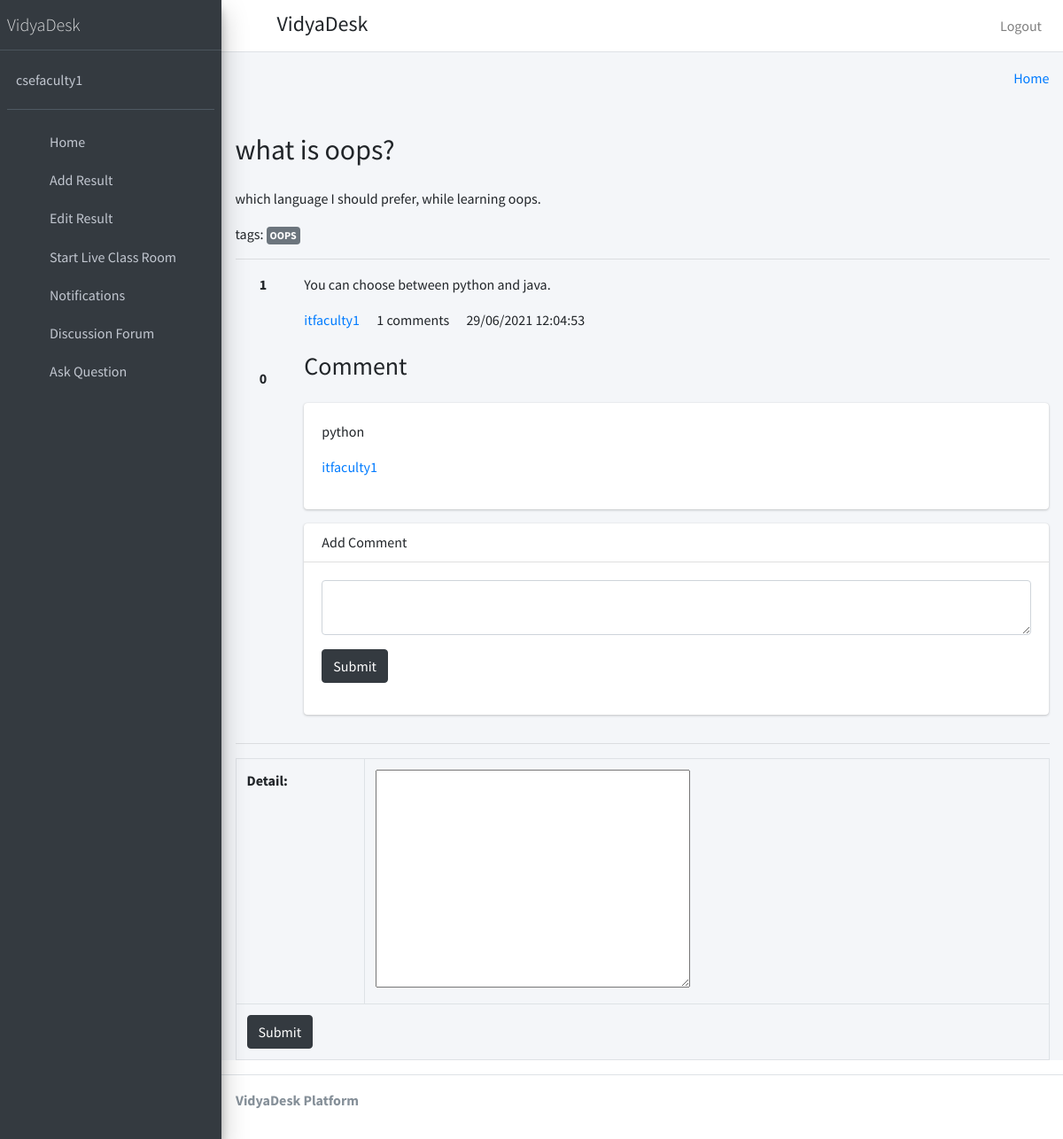
Screenshot of /detail/1 (signed in) with the database file from the repository.
### student_management_app/models.py (models this page shows, shortened)
class CustomUser(AbstractUser):
    user_type_data=((1,"HOD"),(2,"Staff"),(3,"Student"))
    user_type=models.CharField(default=1,choices=user_type_data,max_length=10)

class Question(models.Model):
    user=models.ForeignKey(CustomUser,on_delete=models.CASCADE)
    title=models.CharField(max_length=300)
    detail=models.TextField()
    tags=models.TextField(default='')

class Answer(models.Model):
    question=models.ForeignKey(Question,on_delete=models.CASCADE)
    user=models.ForeignKey(CustomUser,on_delete=models.CASCADE)
    detail=models.TextField()
    add_time=models.DateTimeField(auto_now_add=True)

class Comment(models.Model):
    answer=models.ForeignKey(Answer,on_delete=models.CASCADE)
    user=models.ForeignKey(CustomUser,on_delete=models.CASCADE,related_name='comment_user')
    comment=models.TextField(default='')
    add_time=models.DateTimeField(auto_now_add=True)

### student_management_app/StaffViews.py (the view, shortened to what this page needs)
# urls.py: path('detail/<int:id>', StaffViews.detail, name="detail"),
def detail(request,id):
    quest=Question.objects.get(pk=id)
    tags=quest.tags.split(',')
    answers=Answer.objects.filter(question=quest)
    answerform=AnswerForm
    return render(request,'staff_template/detail.html',{
        'quest':quest,
        'tags':tags,
        'answers':answers,
        'answerform':answerform
    })

### student_management_app/templates/staff_template/detail.html (shortened to what this page needs)
{% extends 'staff_template/base_template.html' %}
{% load static %}
{% load humanize %}
{% block main_content %}
    <section class="content">
     <div class="container">
        <h2 class="my-4">{{quest.title}}</h2>
        <p>{{quest.detail}}</p>
        <p>
            tags:
            {% for tag in tags %}
            <a href="/tag/{{tag|slugify}}" class="badge badge-secondary p-1">{{tag}}</a>
            {% endfor %}
        </p>
        <hr/>
        {% for answer in answers %}
        <div class="row">
            <div class="col-1" style="text-align: center;">
                <div class="upvote">
                    <strong class="upvote-count-{{answer.id}}">{{answer.upvote_set.count}}</strong><br/>
                    <span class="text-success">
                        <i class="fa fa-arrow-up fa-2x upvote-click" data-answer="{{answer.id}}"></i>
                    </span>
                </div>
                <div class="downvote mt-3">
                    <span class="text-danger">
                        <i class="fa fa-arrow-down fa-2x downvote-click" data-answer="{{answer.id}}"></i>
                    </span><br/>
                    <strong class="downvote-count-{{answer.id}}">{{answer.downvote_set.count}}</strong>
                </div>
            </div>
            <div class="col-11">
                <p>
                    {{ answer.detail }}
                </p>
                <p>
                    <a href="#" class="mr-3">{{answer.user.username}}</a>
                    <span class="mr-3"><span class="comment-count-{{answer.id}}">{{answer.comment_set.count}}</span> comments</span>
                    <span>{{answer.add_time|date:'d/m/Y h:i:s'}}</span>
                </p>
                <h3 class="my-4">Comment</h3>
                <div class="comment-wrapper-{{ answer.id }}">
                    {% for comment in answer.comment_set.all %}
                    <div class="card mb-2">
                        <div class="card-body">
                            <p>{{comment.comment}}</p>
                            <p>
                                <a href="#">{{comment.user.username}}</a>
                            </p>
                        </div>
                    </div>
                    {% endfor %}
                </div>
                {% if user.is_authenticated %}
                <div class="card my-3">
                    <h6 class="card-header">Add Comment</h6>
                    <div class="card-body">
                        <textarea class="form-control comment-text-{{ answer.id }}"></textarea>
                        <button type="button" data-answer="{{ answer.id }}" class="btn btn-dark my-3 save-comment">Submit</button>
                    </div>
                </div>
                {% endif %}
            </div>
        </div>
        <hr/>
        {% endfor %}
        {% if user.is_authenticated %}
        <form method="post">
            <table class="table table-bordered">
                {{answerform.as_table}}
                <tr>
                    <td colspan="2">
                        <input type="submit" class="btn btn-dark" />
                    </td>
                </tr>
            </table>
        </form>
        {% endif %}
    </div>
    </section>
{% endblock main_content %}

### student_management_app/templates/staff_template/sidebar_template.html
{% load static %}
  <aside class="main-sidebar sidebar-dark-primary elevation-4">
    <a href="" class="brand-link">
      <span class="brand-text font-weight-light">VidyaDesk</span>
    </a>
    <div class="sidebar">
      <div class="user-panel mt-3 pb-3 mb-3 d-flex">
        <div class="info">
          <a href="{% url 'staff_profile' %}" class="d-block">{{ user.username }}</a>
        </div>
      </div>
      <nav class="mt-2">
        <ul class="nav nav-pills nav-sidebar flex-column" data-widget="treeview" role="menu" data-accordion="false">
          <li class="nav-item">
            {% url 'staff_home' as staff_home %}
            <a href="{{ staff_home }}" class="nav-link {% if request.path == staff_home %} active {% endif %}">
              <i class="nav-icon fas fa-th"></i>
              <p>
                Home
              </p>
            </a>
          </li>
          <li class="nav-item">
            {% url 'staff_add_result' as staff_add_result %}
            <a href="{{ staff_add_result }}" class="nav-link {% if request.path == staff_add_result %} active {% endif %}">
              <i class="nav-icon fas fa-th"></i>
              <p>
                Add Result
              </p>
            </a>
          </li>
          <li class="nav-item">
            {% url 'edit_student_result' as edit_student_result %}
            <a href="{{ edit_student_result }}" class="nav-link {% if request.path == edit_student_result %} active {% endif %}">
              <i class="nav-icon fas fa-th"></i>
              <p>
                Edit Result
              </p>
            </a>
          </li>
          <li class="nav-item">
            {% url 'start_live_classroom' as start_live_classroom %}
            <a href="{{ start_live_classroom }}" class="nav-link {% if request.path == start_live_classroom %} active {% endif %}">
              <i class="nav-icon fas fa-th"></i>
              <p>
                Start Live Class Room
              </p>
            </a>
          </li>
           <li class="nav-item">
            {% url 'staff_all_notification' as staff_all_notification %}
            <a href="{{ staff_all_notification }}" class="nav-link {% if request.path == staff_all_notification %} active {% endif %}">
              <i class="nav-icon fas fa-th"></i>
              <p>
                Notifications
              </p>
            </a>
          </li>
          <li class="nav-item">
            {% url 'home' as home %}
            <a href="{{ home }}" class="nav-link {% if request.path == home %} active {% endif %}">
              <i class="nav-icon fas fa-th"></i>
              <p>
                Discussion Forum
              </p>
            </a>
          </li>
          <li class="nav-item">
            {% url 'ask_form' as ask_form %}
            <a href="{{ ask_form }}" class="nav-link {% if request.path == ask_form %} active {% endif %}">
              <i class="nav-icon fas fa-th"></i>
              <p>
                Ask Question
              </p>
            </a>
          </li>
        </ul>
      </nav>
    </div>
  </aside>

### rows the page displays
CustomUser: username "csefaculty1"
Question: title "what is oops?", detail "which language I should prefer, while learning oops.", tags "OOPS"
Answer: upvote_set.count "1", downvote_set.count "0", detail "You can choose between python and java.", user.username "itfaculty1", comment_set.count "1", add_time "29/06/2021 12:04:53"
Comment: comment "python", user.username "itfaculty1"
